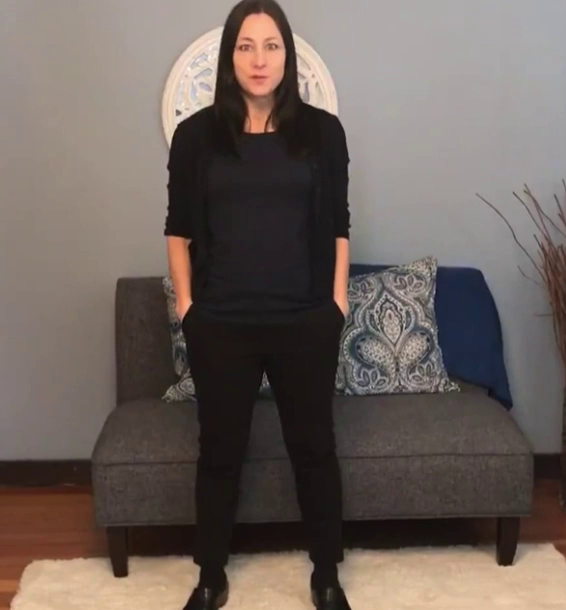
#> input picture frame 6 of Test/chunks/demo_001.mp4, 566 x 610 px
$ python Face_croping.py
#> lines starting #> are read from the running program, lines starting #| are printed output that depends on the picture
import cv2
import os

def crop_faces_video(input_video, output_video, min_face_size=80):
    """
    从 input_video 中裁剪出最大的人脸区域，生成一个新的 mp4（只有人脸区域）。
    - 不处理音频，只动画面（音频还是用原视频来 load）
    """
#> called with input_video = './Test/chunks/demo_001.mp4', output_video = 'output_crop.mp4', min_face_size = 80

    cap = cv2.VideoCapture(input_video)
    if not cap.isOpened():
        print(f"[FaceCrop] Failed to open {input_video}")
        return False

    fps = cap.get(cv2.CAP_PROP_FPS)
    if fps <= 0 or fps != fps:  # NaN check
        fps = 25.0

    # 读取第一帧来估计人脸框
    ret, frame = cap.read()
#> frame is the input picture: shape (610, 566, 3); mean B, G, R 93.1, 99.1, 110.5
    if not ret:
        print(f"[FaceCrop] Failed to read first frame from {input_video}")
        cap.release()
        return False

    gray = cv2.cvtColor(frame, cv2.COLOR_BGR2GRAY)
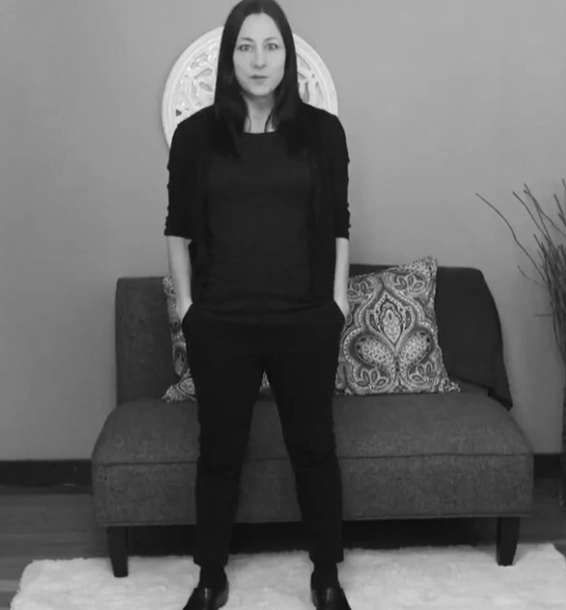
#> gray: shape (610, 566); min 8, max 248, mean 101.8

    # 使用 OpenCV 自带的人脸检测器
    face_cascade = cv2.CascadeClassifier(
        cv2.data.haarcascades + "haarcascade_frontalface_default.xml"
    )
    faces = face_cascade.detectMultiScale(
        gray, scaleFactor=1.1, minNeighbors=5, minSize=(min_face_size, min_face_size)
    )
#> faces = [[216, 13, 86, 86]]

    if len(faces) == 0:
        print(f"[FaceCrop] No face found in {input_video}, keep original frame.")
        # 就直接把原视频 copy 一份，不做裁剪
        cap.release()
        # 直接用 ffmpeg copy 也行，这里简单起见就返回 False，让上层用原视频
        return False

    # 取最大的那张脸
    x, y, w, h = max(faces, key=lambda b: b[2] * b[3])
#> x = 216; y = 13; w = 86; h = 86

    # padding 一点，让裁剪不太贴脸
    pad = int(0.2 * max(w, h))
#> pad = 17
    x1 = max(0, x - pad)
#> x1 = 199
    y1 = max(0, y - pad)
#> y1 = 0
    x2 = min(frame.shape[1], x + w + pad)
#> x2 = 319
    y2 = min(frame.shape[0], y + h + pad)
#> y2 = 116

    crop_w = x2 - x1
#> crop_w = 120
    crop_h = y2 - y1
#> crop_h = 116

    fourcc = cv2.VideoWriter_fourcc(*"mp4v")
    #os.makedirs(os.path.dirname(output_video), exist_ok=True)
    output_dir = os.path.dirname(output_video)
    if output_dir != "":
        os.makedirs(output_dir, exist_ok=True)

    writer = cv2.VideoWriter(output_video, fourcc, fps, (crop_w, crop_h))

    # 把第一帧写进去
    crop_frame = frame[y1:y2, x1:x2]
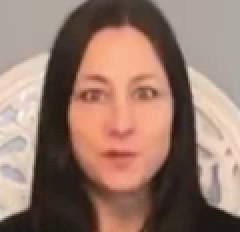
#> crop_frame: shape (116, 120, 3) (shown 2 times larger); mean B, G, R 107.5, 120.8, 150.5
    writer.write(crop_frame)

    # 后面所有帧用同一个框裁剪
    while True:
        ret, frame = cap.read()
        if not ret:
            break
        crop_frame = frame[y1:y2, x1:x2]
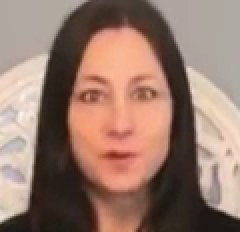
#> crop_frame: shape (116, 120, 3) (shown 2 times larger); mean B, G, R 107.8, 121, 150.5
        writer.write(crop_frame)

    cap.release()
    writer.release()
    print(f"[FaceCrop] Saved cropped video to {output_video}")
    return True

if __name__ == "__main__":
    # 修改成你自己的测试视频
    input_video = "./Test/chunks/demo_001.mp4"
    output_video = "output_crop.mp4"

    print("=== Testing crop_faces_video() ===")
    print(f"Input : {input_video}")
    print(f"Output: {output_video}")

    success = crop_faces_video(input_video, output_video)

    if success:
        print("Test success! You can open output_crop.mp4 to check the crop result.")
    else:
        print("Test failed or no face detected.")

$ run again, starting later in the video
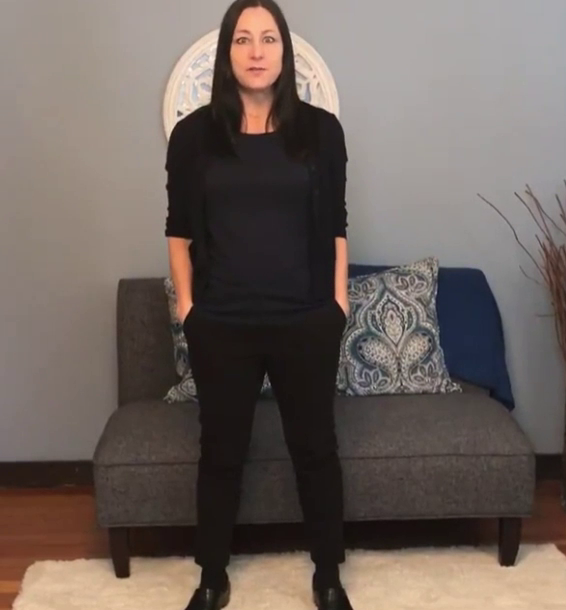
#> input picture frame 27 of Test/chunks/demo_001.mp4, 566 x 610 px
#> in crop_faces_video, frame is the input picture: shape (610, 566, 3); mean B, G, R 93.4, 99.5, 111
#> in crop_faces_video, `gray = cv2.cvtColor(frame, cv2.COLOR_BGR2GRAY)`:
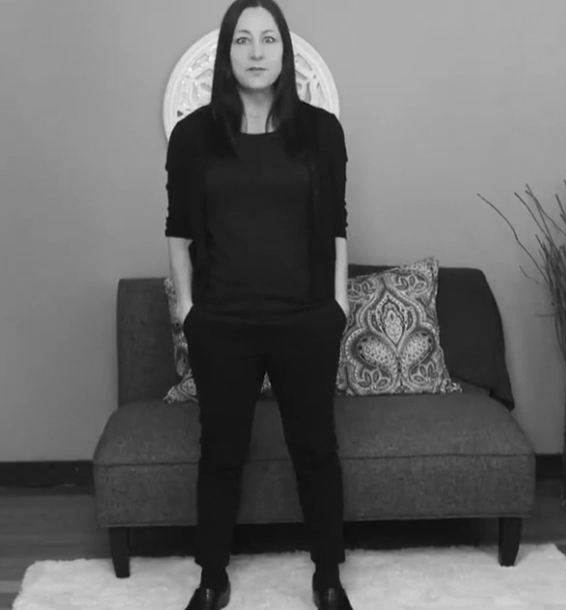
#> gray: shape (610, 566); min 11, max 247, mean 102.1
#> faces = [[213, 6, 87, 87]]
#> x = 213; y = 6; w = 87
#> pad = 17
#> x1 = 196
#> y1 = 0
#> x2 = 317
#> y2 = 110
#> crop_w = 121
#> crop_h = 110
#> in crop_faces_video, `crop_frame = frame[y1:y2, x1:x2]`:
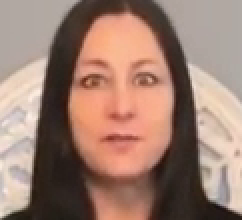
#> crop_frame: shape (110, 121, 3) (shown 2 times larger); mean B, G, R 111.9, 125.6, 156.9
